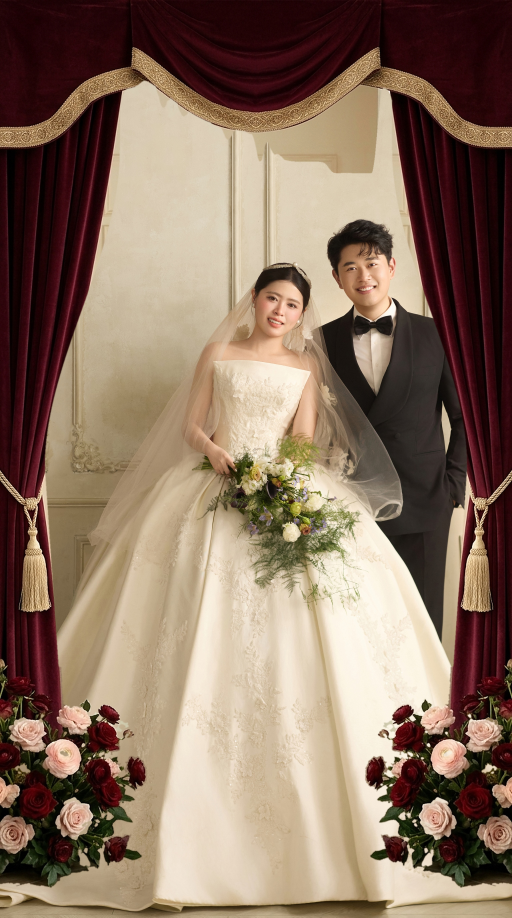
#> input picture assets/card01_bg.jpg, 1536 x 2752 px, given in place of card_01_hd_backup_burgundy.png, which was not available (shown at 1/3 size)
$ python build_master_card01_v3.py
#> lines starting #> are read from the running program, lines starting #| are printed output that depends on the picture; after the words box and inside, x2 and y2 are one past the last pixel; in counts of white or black regions, pixels touching at a corner belong together; pictures that were not available may be replaced by others from this repository, and a replacement may not be noted
import cv2
import numpy as np
from PIL import Image

def build_master_v3():
    W, H = 1536, 2752

    # 1. Load backup burgundy (750 x 1440) scaled to 1536 x 2752
    bac = Image.open('assets/card_01_hd_backup_burgundy.png').convert('RGB')
#> bac is the input picture: PIL image 1536x2752 RGB; mean R, G, B 138.4, 115.2, 97.5
    bac_2k = bac.resize((W, H), Image.Resampling.LANCZOS)
    bac_np = np.array(bac_2k).astype(np.float32)

    # 2. Load 2.7K reference image (card01_bg.jpg)
    ref = Image.open('reference_wedding/assets/images/card01_bg.jpg').convert('RGB')
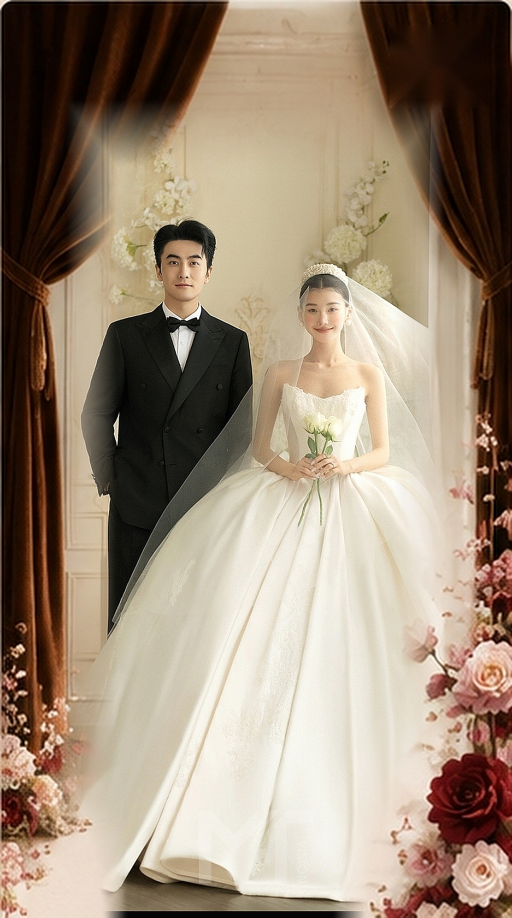
#> input picture assets/images/card01_bg.jpg, 1536 x 2752 px, found by its file name (shown at 1/3 size)
#> ref is the input picture: PIL image 1536x2752 RGB; mean R, G, B 155, 137.4, 118.5
    ref_np = np.array(ref).astype(np.float32)

    # 3. Load 48MP raw photo
    user_raw = Image.open('迎宾照.jpg')
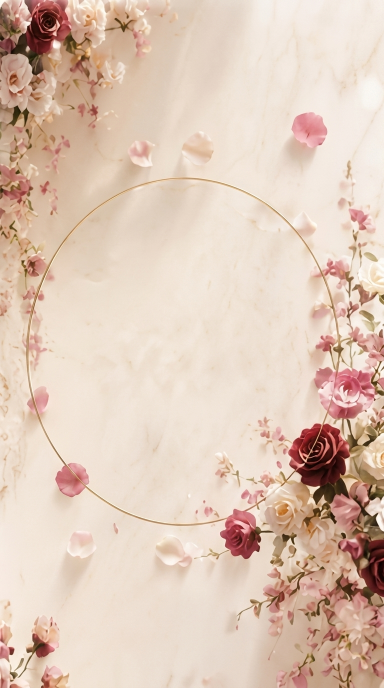
#> input picture assets/images/card02_bg.jpg, 768 x 1376 px, given in place of 迎宾照.jpg, which was not available (shown at 1/2 size)
#> user_raw is the input picture: PIL image 768x1376 RGB; mean R, G, B 223, 200.2, 184.2
    cropped_user = user_raw.crop((197, 451, 5588, 7722))
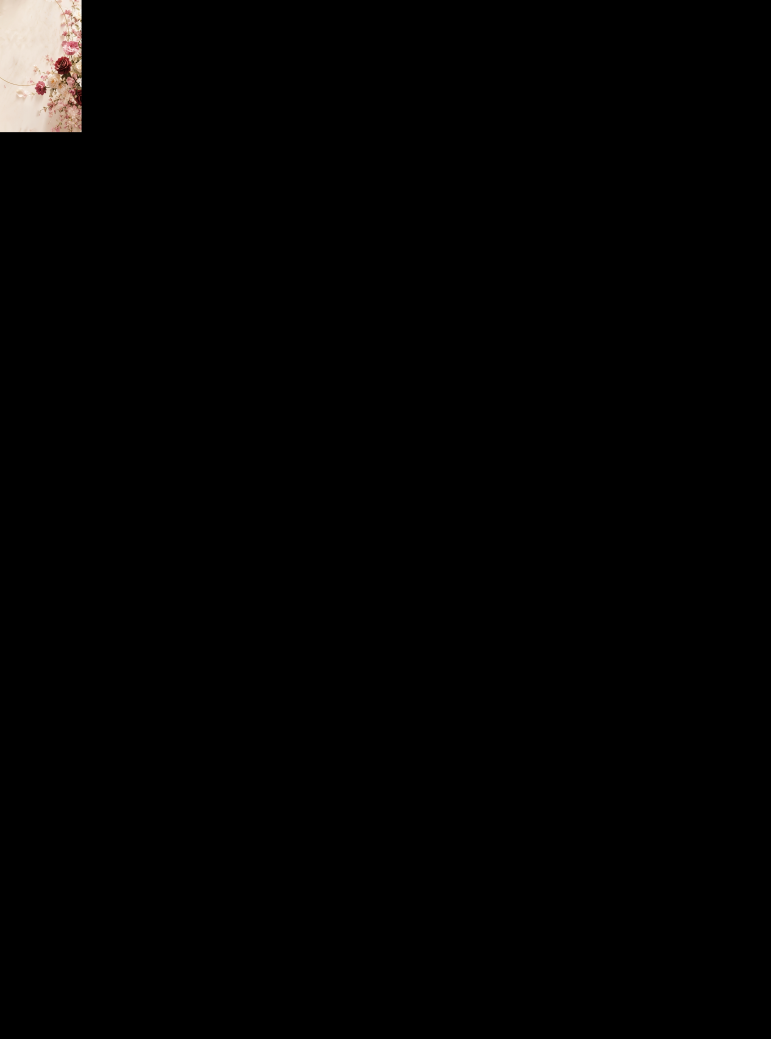
#> cropped_user: PIL image 5391x7271 RGB (shown at 1/7 size); mean R, G, B 3, 2.7, 2.4

    # Alignment: scale = 0.3045, offset = (-39, 277)
    s = 0.3045
    sw = int(cropped_user.width * s)
#> sw = 1641
    sh = int(cropped_user.height * s)
#> sh = 2214
    user_scaled = cropped_user.resize((sw, sw * cropped_user.height // cropped_user.width), Image.Resampling.LANCZOS)
    u_np = np.array(user_scaled).astype(np.float32)
    uh, uw, _ = u_np.shape
#> uh = 2213; uw = 1641

    # 4. Couple high-res patch
    dst_x1 = max(0, -39)
    dst_y1 = max(0, 277)
    dst_x2 = min(W, -39 + uw)
#> dst_x2 = 1536
    dst_y2 = min(H, 277 + uh)
#> dst_y2 = 2490

    src_x1 = dst_x1 - (-39)
    src_y1 = dst_y1 - 277
    src_x2 = src_x1 + (dst_x2 - dst_x1)
#> src_x2 = 1575
    src_y2 = src_y1 + (dst_y2 - dst_y1)
#> src_y2 = 2213

    couple_patch = np.copy(bac_np)
    couple_patch[dst_y1:dst_y2, dst_x1:dst_x2] = u_np[src_y1:src_y2, src_x1:src_x2]
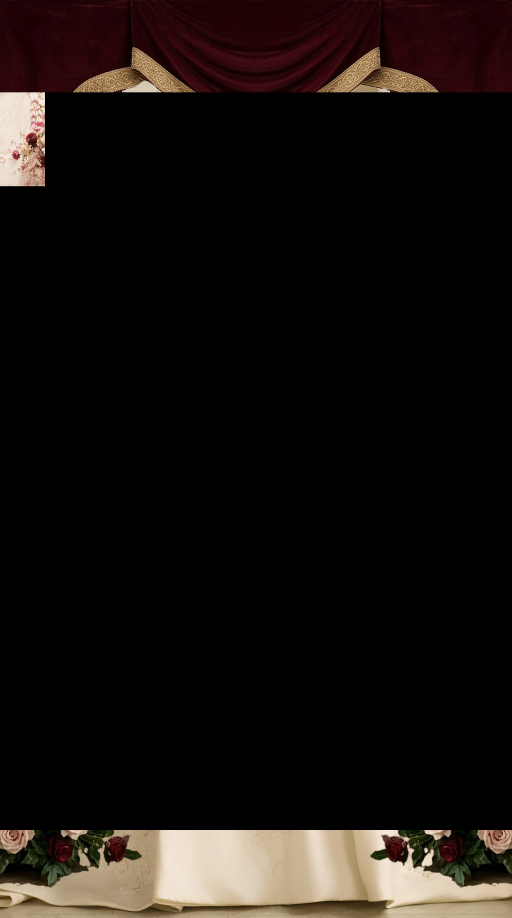
#> couple_patch: shape (2752, 1536, 3) float32 (shown at 1/3 size); mean R, G, B 22.1, 16.9, 14.3

    # Couple sharpness mask
    couple_mask = np.zeros((H, W), dtype=np.float32)
    cv2.ellipse(couple_mask, (880, 1450), (400, 720), 0, 0, 360, 1.0, -1)
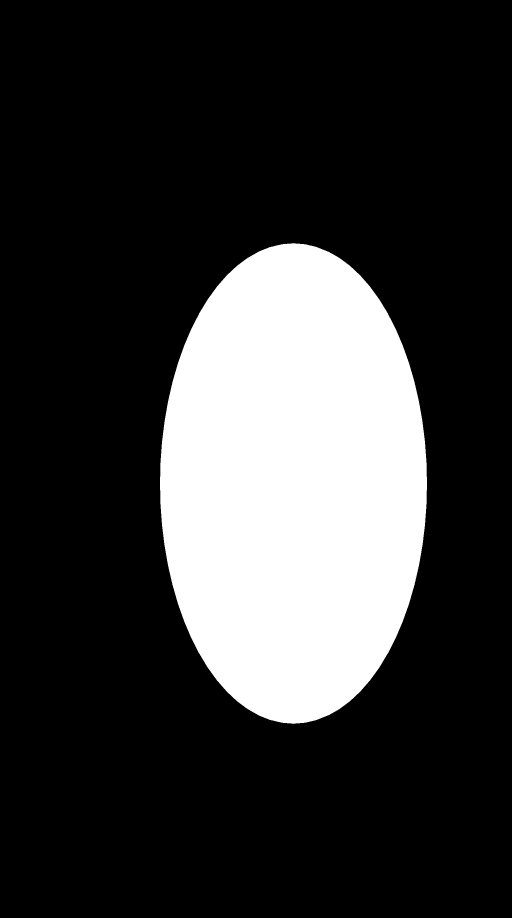
#> couple_mask: shape (2752, 1536) float32 (shown at 1/3 size); values 0 (black) and 1 (white), 21.4% white; 1 white region, box (x1, y1, x2, y2) and area: (480, 730, 1281, 2171) 905525
    couple_mask = cv2.GaussianBlur(couple_mask, (121, 121), 40.0)
    couple_mask_3d = np.repeat(couple_mask[:, :, np.newaxis], 3, axis=2)

    base = couple_mask_3d * couple_patch + (1.0 - couple_mask_3d) * bac_np
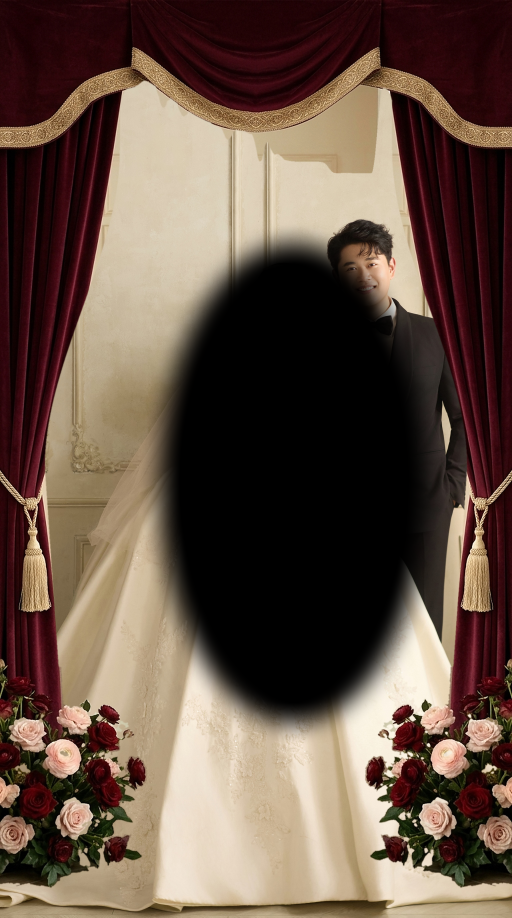
#> base: shape (2752, 1536, 3) float32 (shown at 1/3 size); mean R, G, B 100.1, 80.7, 68.3

    # 5. Inject 2.7K textures from ref_np:
#> (the run stopped early here; a loop or call above may not have finished)
